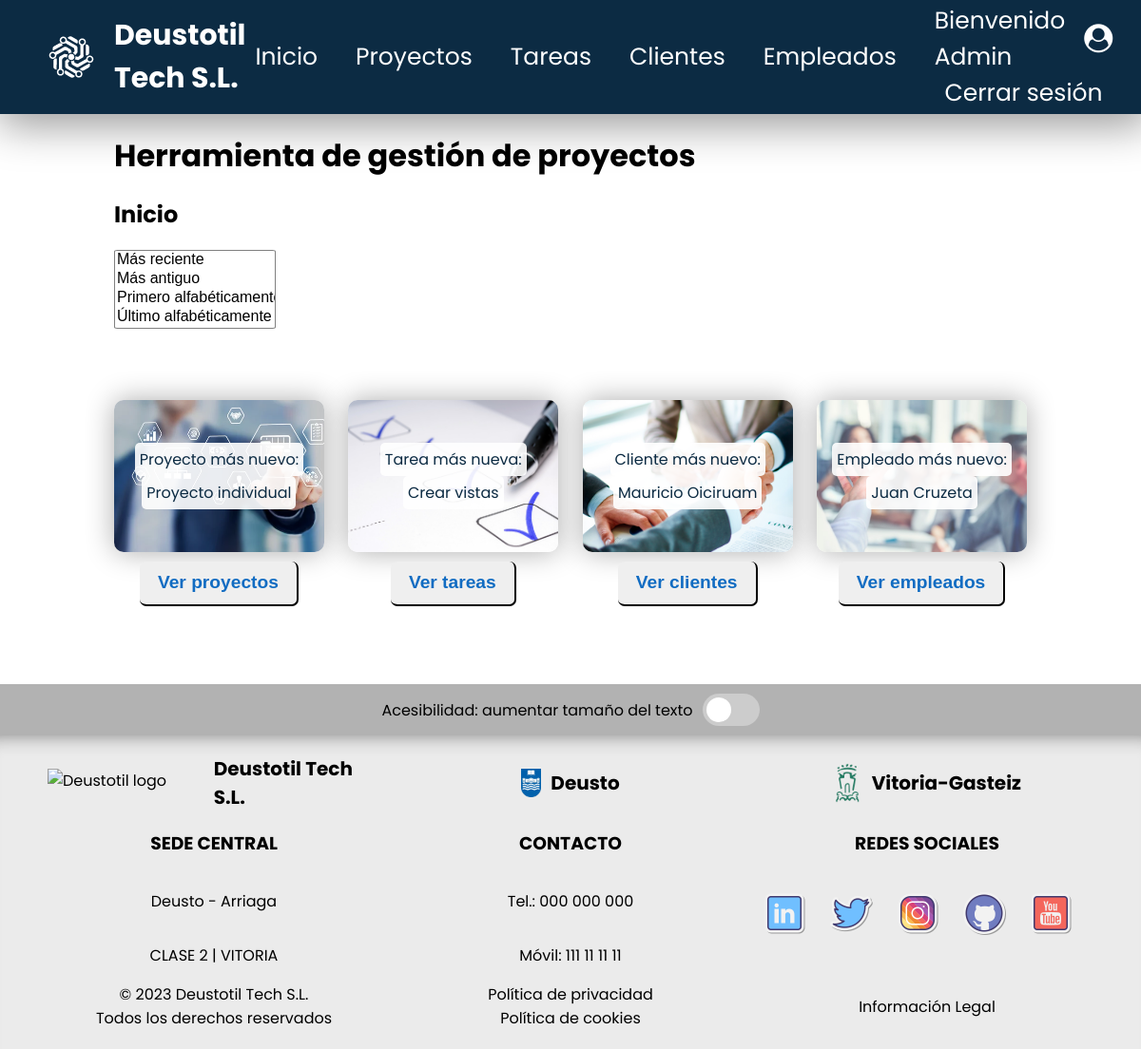
Before: /appProyectos/0 (signed in) with the older database file.
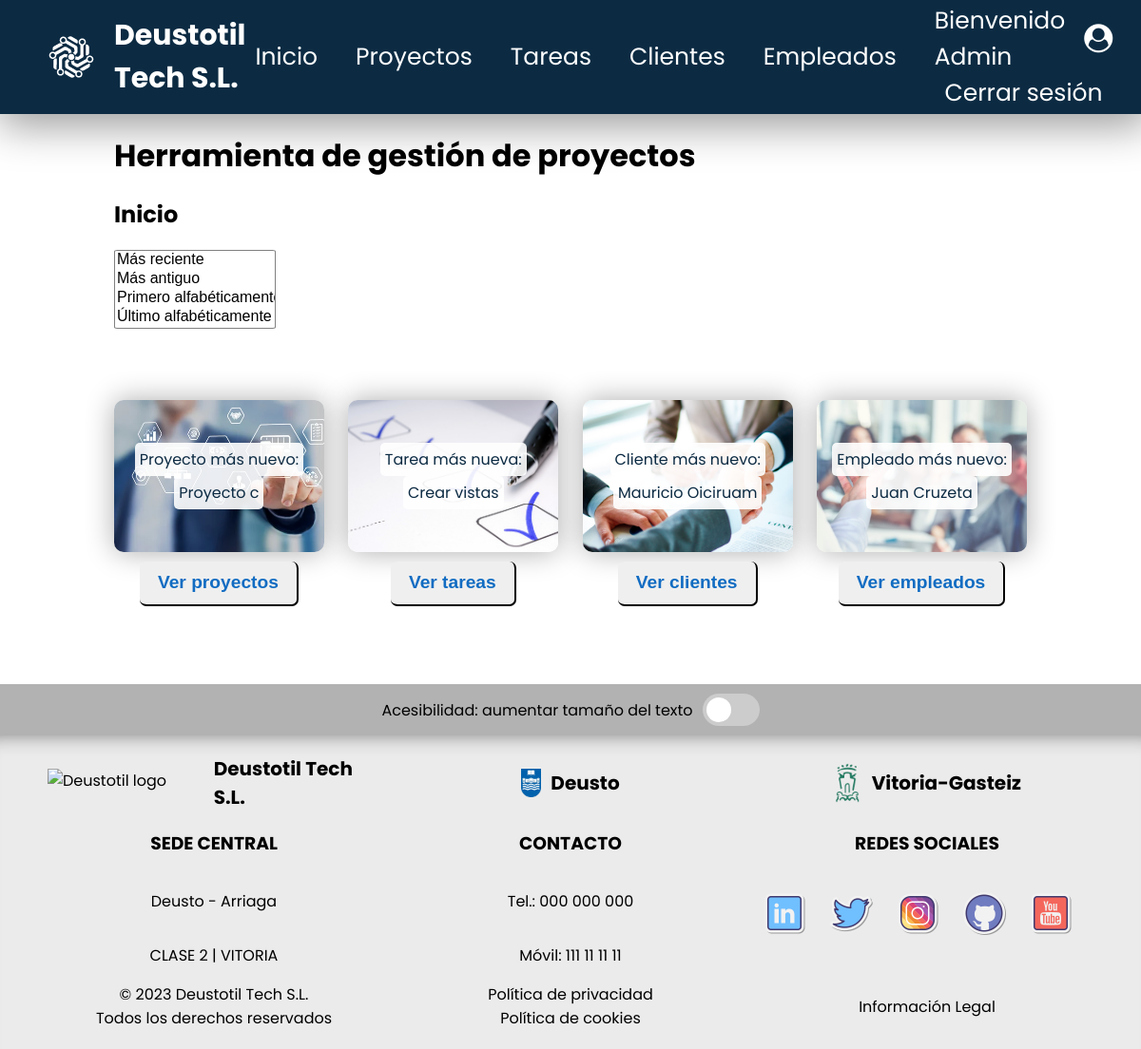
After: the same page with the newer database file.
### appProyectos/models.py (models this page shows, shortened)
class Proyecto(models.Model):
    nombre = models.CharField(max_length=155)
    descripcion = models.CharField(max_length=255)
    fecha_inicio = models.DateField()
    fecha_fin = models.DateField()
    presupuesto = models.FloatField()
    cliente = models.ForeignKey(Cliente, on_delete=models.CASCADE)
    responsable = models.ForeignKey(Empleado, on_delete=models.CASCADE)

class Tarea(models.Model):
    nombre = models.CharField(max_length=155)
    descripcion = models.CharField(max_length=255)
    fecha_inicio = models.DateField()
    fecha_fin = models.DateField()
    responsable = models.ForeignKey(Empleado, on_delete=models.CASCADE)
    prioridad = models.ForeignKey(Prioridad, on_delete=models.CASCADE)
    estado = models.ForeignKey(Estado, on_delete=models.CASCADE)
    notas = models.CharField(blank=True, max_length=255)
    proyecto = models.ForeignKey(Proyecto, on_delete=models.CASCADE)

class Cliente(models.Model):
    dni = models.CharField(max_length=9)
    nombre = models.CharField(max_length=155)
    apellido = models.CharField(max_length=155)
    email = models.EmailField(max_length=155)
    telefono = models.IntegerField()

class Empleado(models.Model):
    dni = models.CharField(max_length=9)
    nombre = models.CharField(max_length=155)
    apellido = models.CharField(max_length=155)
    email = models.EmailField(max_length=155)
    telefono = models.IntegerField()

### appProyectos/views.py (the view, shortened to what this page needs)
# urls.py: path('<int:selector>', views.Index.as_view(), name='index'),
class Index(LoginRequiredMixin, TemplateView):
    template_name = 'index.html'
    def get_context_data(self, selector=0, **kwargs):
        context = super().get_context_data(**kwargs)
        if (selector == 0):
            context['proyecto'] = Proyecto.objects.last()
            context['tarea'] = Tarea.objects.last()
            context['cliente'] = Cliente.objects.last()
            context['empleado'] = Empleado.objects.last()
            context['filtro'] = 'más nuev'
        elif (selector == 1):
            context['proyecto'] = Proyecto.objects.first()
            context['tarea'] = Tarea.objects.first()
            context['cliente'] = Cliente.objects.first()
            context['empleado'] = Empleado.objects.first()
            context['filtro'] = 'más antigu'
        return context

### appProyectos/templates/index.html (shortened to what this page needs)
{% extends "base.html" %}
{% block contenido %}
<section id="section-index">
    <h1>Herramienta de gestión de proyectos</h1>
    <article>
        <h2>Inicio</h2>
        <select onchange="location=this.value;" multiple>
            <option value="{% url 'index' 0 %}">Más reciente</option>
            <option value="{% url 'index' 1 %}">Más antiguo</option>
            <option value="{% url 'index' 2 %}">Primero alfabéticamente</option>
            <option value="{% url 'index' 3 %}">Último alfabéticamente</option>
        </select>
        <ul>
            <li>
                {% if proyecto %}
                <a href="{% url 'proyecto' proyecto.id %}">
                    <div style="background-image: url('../static/images/proyecto-img.jpg');" alt="Proyecto reciente">
                        <span>Proyecto {{ filtro }}o:</span>
                        <span>{{ proyecto.nombre }}</span>
                    </div>
                </a>
                {% else %}
                <p>No se han encontrado proyectos recientes.</p>
                {% endif %}
                <a href="{% url 'index proyectos' %}" class="button">
                    <input type="button" class="button-big" value="Ver proyectos">
                </a>
            </li>
            <li>
                {% if tarea %}
                <a href="{% url 'tarea' tarea.id %}">
                    <div style="background-image: url('../static/images/tarea-img.jpg');" alt="Tarea reciente">
                        <span>Tarea {{ filtro }}a:</span>
                        <span>{{ tarea.nombre }}</span>
                    </div>
                </a>
                {% else %}
                <p>No se han encontrado tareas recientes.</p>
                {% endif %}
                <a href="{% url 'index tareas' %}" class="button">
                    <input type="button" class="button-big" value="Ver tareas">
                </a>
            </li>
            <li>
                {% if cliente %}
                <a href="{% url 'cliente' cliente.id %}">
                    <div style="background-image: url('../static/images/cliente-img.jpg');" alt="Cliente reciente">
                        <span>Cliente {{ filtro }}o:</span>
                        <span>{{ cliente.nombre }} {{ cliente.apellido }}</span>
                    </div>
                </a>
                {% else %}
                <p>No se han encontrado clientes recientes.</p>
                {% endif %}
                <a href="{% url 'index clientes' %}" class="button">
                    <input type="button" class="button-big" value="Ver clientes">
                </a>
            </li>
            <li>
                {% if empleado %}
                <a href="{% url 'empleado' empleado.id %}">
                    <div style="background-image: url('../static/images/empleado-img.jpg');" alt="Empleado reciente">
                        <span>Empleado {{ filtro }}o:</span>
                        <span>{{ empleado.nombre }} {{ empleado.apellido }}</span>
                    </div>
                </a>
                {% else %}
                <p>No se han encontrado empleados recientes.</p>
                {% endif %}
                <a href="{% url 'index empleados' %}" class="button">
                    <input type="button" class="button-big" value="Ver empleados">
                </a>
            </li>
        </ul>
    </article>
</section>
{% endblock contenido %}

### appProyectos/templates/base.html (shortened to what this page needs)
{% load static %}
<!DOCTYPE html>
<html lang="es">
<head>
    <link rel="stylesheet" href="{% static 'css/styles.css' %}?v=3.1">
    <link rel="stylesheet" href="https://cdnjs.cloudflare.com/ajax/libs/font-awesome/4.7.0/css/font-awesome.min.css">
</head>
<body>
    <header id="header-principal">
        <div>
            <a href="{% url 'index' 0 %}">
                <img src="{% static 'images/logo-white.png' %}" alt="Deustotil logo blue" />
                <span>Deustotil Tech S.L.</span>
            </a>
        </div>
        <nav>
            <ul>
                {% if request.user.is_authenticated %}
                <li>
                    <a href="{% url 'index' 0 %}">Inicio</a>
                </li>
                <li>
                    <a href="{% url 'index proyectos' %}">Proyectos</a>
                </li>
                <li>
                    <a href="{% url 'index tareas' %}">Tareas</a>
                </li>
                <li>
                    <a href="{% url 'index clientes' %}">Clientes</a>
                </li>
                <li>
                    <a href="{% url 'index empleados' %}">Empleados</a>
                </li>
                <div id="header-cuenta">
                <li>
                    <a href="{% url 'user' %}">Bienvenido {{ request.user | title }} <span><i class="fa fa-user-circle" aria-hidden="true"></i></span></a>
                </li>
                <li>
                    <a href="{% url 'logout' %}" class="btn btn-outline">Cerrar sesión</a>
                </li>
                </div>
	            {% endif %}
            </ul>
        </nav>
    </header>
    <main>
        {% block contenido %}
        {% endblock contenido %}
        <div id="accessibility-panel">
            <label for="switch-accessibility">Acesibilidad: aumentar tamaño del texto</label>
            <label class="switch">
                <span class="slider"></span>
            </label>
        </div>
    </main>
    <footer id="footer-principal">
        <div class="container-footer">
            <div class="item1-footer">
                <img src="{% static 'images/logo.png' %}" alt="Deustotil logo white">
                <span>Deustotil Tech S.L.</span>
            </div>
            <div class="item1-footer">
                <img src="{% static 'images/deusto-logo.png' %}" alt="Deusto logo">
                <span>Deusto</span>
            </div>
            <div class="item1-footer">
                <img id="logo-img-footer" src="{% static 'images/vitoria-logo.png' %}" alt="Vitoria-Gasteiz">
                <span >Vitoria-Gasteiz</span>
            </div>
        </div>
        <div class="container-footer">
            <div class="item2-footer">
                <h3>SEDE CENTRAL</h3>
                <p>Deusto - Arriaga</p>
                <p>CLASE 2 | VITORIA</p>
            </div>
            <div class="item2-footer">
                <h3>CONTACTO</h3>
                <a class="link-block" href="tel:000 000 000">
                    <p>Tel.: 000 000 000</p>
                </a>
                <a class="link-block" href="tel:111 111 111">
                    <p>Móvil: 111 11 11 11</p>
                </a>
            </div>
            <div class="item2-footer">
                <h3>REDES SOCIALES</h3>
                <div>
                    <ul>
                        <li>
                            <a href="">
                                <img src="{% static 'images/linkedin-logo.png' %}" alt="logo linkedin">
                            </a>
                        </li>
                        <li>
                            <a href="">
                                <img src="{% static 'images/twitter-logo.png' %}" alt="logo twitter">
                            </a>
                        </li>
                        <li>
                            <a href="">
                                <img src="{% static 'images/instagram-logo.png' %}" alt="logo instagram">
                            </a>
                        </li>
                        <li>
                            <a href="https://github.com/MauricioTS15/proyectoColaborativo">
                                <img src="{% static 'images/github-logo.png' %}" alt="logo github">
                            </a>
                        </li>
                        <li>
                            <a href="">
                                <img src="{% static 'images/youtube-logo.png' %}" alt="logo youtube">
                            </a>
                        </li>
                    </ul>
                </div>
            </div>
        </div>
        <div class="container-footer">
            <div class="item3-footer">
                <span>© 2023 Deustotil Tech S.L.</span>
                <span>Todos los derechos reservados</span>
            </div>
            <div class="item3-footer">
                <a class="link-block" href="">
                    <span>Política de privacidad</span>
                </a>
                <a class="link-block" href="">
                    <span>Política de cookies</span>
                </a>
            </div>
            <div class="item3-footer">
                <a class="link-block" href="">
                    <span>Información Legal</span>
                </a>
            </div>
        </div>
    </footer>
</body>
</html>

### appProyectos/static/css/styles.css (style rules this page uses)
#header-principal { position: fixed; background-color: #0C2B43; display: flex; width: 100%; justify-content: space-between; height: 120px; align-items: center; box-shadow: 4px 7px 45px 5px rgba(0, 0, 0, 0.4); }
#header-principal div { display: flex; align-items: center; }
#header-principal div a { display: flex; align-items: center; text-decoration: none; }
#header-principal div a img { display: flex; align-items: center; margin-left: 50px; height: 50px; }
#header-principal div a span { font-size: 30px; color: white; font-weight: bold; margin-left: 20px; }
#header-principal nav { font-size: 25px; cursor: pointer; margin-right: 50px; }
#header-principal nav ul { display: flex; list-style: none; align-items: center; }
#header-principal nav ul li { margin: 0 20px; }
#header-principal nav ul li a { color: white; text-decoration: none; }
#header-cuenta { display: flex; flex-direction: column; }
#footer-principal { background-color: rgb(235, 235, 235); margin: 0; width: 100%; box-shadow: 0 20px 20px -20px rgba(0, 0, 0, 0.45) inset; padding-top: 20px; padding-bottom: 20px; }
.container-footer { display: flex; justify-content: space-between; margin-left: 50px; margin-right: 50px; }
.item1-footer { display: flex; align-items: center; justify-content: center; width: 350px; }
.item1-footer img { height: 30px; }
.item1-footer span { font-size: 20px; font-weight: bold; margin-left: 10px; }
#logo-img-footer { height: 60px; }
.item2-footer { display: flex; flex-direction: column; align-items: center; width: 350px; }
.item2-footer ul { display: flex; padding-left: 0; }
.item2-footer ul li { display: flex; margin-right: 20px; }
.item2-footer ul li img { width: 50px; transition: transform .1s; }
.item3-footer { display: flex; width: 350px; flex-direction: column; justify-content: center; align-items: center; }
.link-block { text-decoration: none; color: black; }
body { font-family: 'Poppins', sans-serif; margin: 0 auto; }
main { padding-top: 120px; }
img { max-width: 100%; }
h1 { margin: 0 auto; }
.button { text-decoration: none; }
.button-big { border-radius: 7px; border-top: none; border-left: none; padding: 0.6em 1em; font-size: larger; font-weight: bold; color: rgb(17, 108, 194); transition: transform .1s; }
#section-index { margin: 20px 10vw 20px 10vw; height: 70vh; }
#section-index h1 { font-size: 2em; margin-bottom: 0.5em; }
#section-index article ul { width: 100%; display: flex; justify-content: space-between; padding: 0; margin-top: 60px; }
#section-index article ul li { list-style: none; width: 23%; }
#section-index article ul li a { width: 100%; text-decoration: none; display: flex; flex-direction: column; align-items: center; }
#section-index article ul li a div { width: 100%; align-items: center; height: 160px; max-width: 100%; border-radius: 10px; box-shadow: rgb(173, 173, 173) 0px 0px 30px 0px; background-repeat: no-repeat; margin-bottom: 10px; display: flex; justify-content: center; flex-direction: column; background-size: cover; transition: transform .1s; }
#section-index article ul li a div span { border-radius: 5px; padding: 5px; color: #0C2B43; background-color: rgba(255, 255, 255, 0.9); text-align: center; }
#accessibility-panel { background-color: rgb(178 178 178); padding: 10px; display: flex; justify-content: center; align-items: center; gap: 10px; }
.switch { position: relative; display: inline-block; width: 60px; height: 34px; }
.slider { position: absolute; cursor: pointer; top: 0; left: 0; right: 0; bottom: 0; background-color: #ccc; -webkit-transition: .4s; transition: .4s; border-radius: 34px; }
.slider:before { position: absolute; content: ""; height: 26px; width: 26px; left: 4px; bottom: 4px; background-color: white; -webkit-transition: .4s; transition: .4s; border-radius: 50%; }
form fieldset input, textarea, select { margin-bottom: 0.9em; border: 1px solid grey; border-radius: 2%; }
form fieldset input, select { width: 170px; font-size: 16px; }

Changed rows visible on the page:
no longer on this page (row unchanged): Proyecto: nombre "Proyecto individual"
added Proyecto: nombre "Proyecto c"
